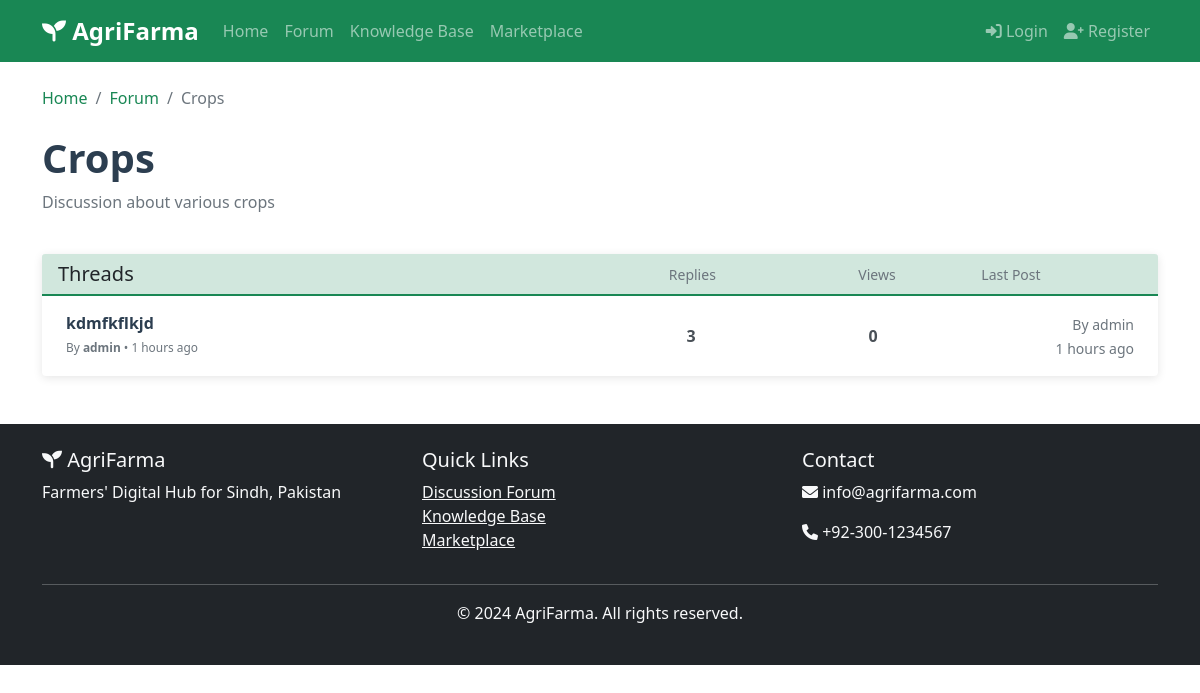
Screenshot of /forum/category/1 with the database file from the repository.
### app.py (models this page shows)
class ForumCategory(db.Model):
    id = db.Column(db.Integer, primary_key=True)
    name = db.Column(db.String(100), nullable=False)
    description = db.Column(db.Text)
    parent_id = db.Column(db.Integer, db.ForeignKey('forum_category.id'), nullable=True)
    threads = db.relationship('ForumThread', backref='category', lazy=True)

class ForumThread(db.Model):
    id = db.Column(db.Integer, primary_key=True)
    title = db.Column(db.String(200), nullable=False)
    category_id = db.Column(db.Integer, db.ForeignKey('forum_category.id'), nullable=False)
    user_id = db.Column(db.Integer, db.ForeignKey('user.id'), nullable=False)
    created_at = db.Column(db.DateTime, default=datetime.datetime.utcnow)
    updated_at = db.Column(db.DateTime, default=datetime.datetime.utcnow)
    posts = db.relationship('ForumPost', backref='thread', lazy=True, cascade='all, delete-orphan')

class User(UserMixin, db.Model):
    id = db.Column(db.Integer, primary_key=True)
    username = db.Column(db.String(80), unique=True, nullable=False)
    email = db.Column(db.String(120), unique=True, nullable=False)
    password_hash = db.Column(db.String(128))
    profession = db.Column(db.String(100))
    expertise_level = db.Column(db.String(20))
    location = db.Column(db.String(200))
    profile_picture = db.Column(db.String(200))
    is_admin = db.Column(db.Boolean, default=False)
    is_consultant = db.Column(db.Boolean, default=False)
    created_at = db.Column(db.DateTime, default=datetime.datetime.utcnow)
    threads = db.relationship('ForumThread', backref='author', lazy=True, foreign_keys='ForumThread.user_id')
    posts = db.relationship('ForumPost', backref='author', lazy=True, foreign_keys='ForumPost.user_id')
    blog_posts = db.relationship('BlogPost', backref='author', lazy=True)
    products = db.relationship('Product', backref='seller', lazy=True)
    consultant_profile = db.relationship('Consultant', backref='user', uselist=False)

class ForumPost(db.Model):
    id = db.Column(db.Integer, primary_key=True)
    content = db.Column(db.Text, nullable=False)
    thread_id = db.Column(db.Integer, db.ForeignKey('forum_thread.id'), nullable=False)
    user_id = db.Column(db.Integer, db.ForeignKey('user.id'), nullable=False)
    created_at = db.Column(db.DateTime, default=datetime.datetime.utcnow)

### app.py (the view)
@app.route('/forum/category/<int:category_id>')
def forum_category(category_id):
    category = ForumCategory.query.get_or_404(category_id)
    threads = ForumThread.query.filter_by(category_id=category_id)\
                              .options(joinedload(ForumThread.author))\
                              .order_by(ForumThread.created_at.desc())\
                              .all()
    return render_template('forum/threads.html', category=category, threads=threads)

### app.py (called while the page is built)
@app.template_filter('time_ago')
def time_ago_filter(value):
    if not value:
        return "Unknown"
    now = datetime.datetime.now()
    diff = now - value
    if diff.days > 365:
        return f"{diff.days // 365} years ago"
    elif diff.days > 30:
        return f"{diff.days // 30} months ago"
    elif diff.days > 0:
        return f"{diff.days} days ago"
    elif diff.seconds > 3600:
        return f"{diff.seconds // 3600} hours ago"
    elif diff.seconds > 60:
        return f"{diff.seconds // 60} minutes ago"
    else:
        return "Just now"

### templates/forum/threads.html (shortened to what this page needs)
{% extends "base.html" %}
{% block content %}
<div class="container mt-4">
    <nav aria-label="breadcrumb" class="mb-4">
        <ol class="breadcrumb">
            <li class="breadcrumb-item"><a href="{{ url_for('index') }}">Home</a></li>
            <li class="breadcrumb-item"><a href="{{ url_for('forum') }}">Forum</a></li>
            <li class="breadcrumb-item active">{{ category.name }}</li>
        </ol>
    </nav>
    <div class="row">
        <div class="col-12">
            <div class="d-flex justify-content-between align-items-center mb-4">
                <div>
                    <h1 class="forum-header">{{ category.name }}</h1>
                    <p class="text-muted">{{ category.description }}</p>
                </div>
            </div>
        </div>
    </div>
    <div class="card">
        <div class="card-header forum-threads-header">
            <div class="row align-items-center">
                <div class="col-md-6">
                    <h5 class="mb-0">Threads</h5>
                </div>
                <div class="col-md-2 text-center">
                    <small class="text-muted">Replies</small>
                </div>
                <div class="col-md-2 text-center">
                    <small class="text-muted">Views</small>
                </div>
                <div class="col-md-2">
                    <small class="text-muted">Last Post</small>
                </div>
            </div>
        </div>
        <div class="card-body p-0">
            {% if threads %}
            <div class="forum-threads-list">
                {% for thread in threads %}
                <div class="forum-thread-item">
                    <div class="row align-items-center">
                        <div class="col-md-6">
                            <div class="thread-content">
                                <h6 class="thread-title">
                                    <a href="{{ url_for('forum_thread', thread_id=thread.id) }}"
                                        class="text-decoration-none">
                                        {{ thread.title }}
                                    </a>
                                </h6>
                                <div class="thread-meta">
                                    <small class="text-muted">
                                        By <strong>{{ thread.author.username if thread.author else 'Unknown User'
                                            }}</strong> • {{ thread.created_at|time_ago }}
                                    </small>
                                </div>
                            </div>
                        </div>
                        <div class="col-md-2 text-center">
                            <span class="thread-stat">{{ thread.posts|length if thread.posts else 0 }}</span>
                        </div>
                        <div class="col-md-2 text-center">
                            <span class="thread-stat">0</span>
                        </div>
                        <div class="col-md-2">
                            <div class="thread-last-post">
                                {% if thread.posts and thread.posts|length > 0 %}
                                {% set last_post = thread.posts[-1] %}
                                <small class="text-muted">
                                    By {{ last_post.author.username if last_post.author else 'Unknown User' }}<br>
                                    {{ last_post.created_at|time_ago }}
                                </small>
                                {% else %}
                                <small class="text-muted">No posts</small>
                                {% endif %}
                            </div>
                        </div>
                    </div>
                </div>
                {% endfor %}
            </div>
            {% endif %}
        </div>
    </div>
</div>
{% endblock %}

### static/css/style.css (style rules this page uses)
:root { --primary-color: #198754; --secondary-color: #146c43; --light-green: #d1e7dd; }
.card { transition: transform 0.3s ease, box-shadow 0.3s ease; border: none; box-shadow: 0 2px 10px rgba(0,0,0,0.1); }
.breadcrumb { background-color: transparent; padding: 0; }
.breadcrumb-item a { color: var(--primary-color); text-decoration: none; }
.breadcrumb-item.active { color: #6c757d; }
.forum-header { color: #2c3e50; font-weight: 700; margin-bottom: 0.5rem; }
.thread-title { margin-bottom: 0.25rem; font-weight: 600; }
.thread-title a { color: #2c3e50; text-decoration: none; transition: color 0.3s ease; }
.thread-meta { color: #6c757d; font-size: 0.85rem; }
.forum-threads-header { background-color: var(--light-green); border-bottom: 2px solid var(--primary-color); }
.forum-thread-item { padding: 1rem 1.5rem; transition: background-color 0.3s ease; }
.thread-content h6 { margin-bottom: 0.25rem; }
.thread-stat { font-weight: 600; color: #495057; }
.thread-last-post { text-align: right; }

### rows the page displays
ForumCategory: name "Crops", description "Discussion about various crops"
ForumThread: title "kdmfkflkjd", author "admin", created_at "1 hours ago", posts|length "3"
User: author "admin"
ForumPost: created_at "1 hours ago"
